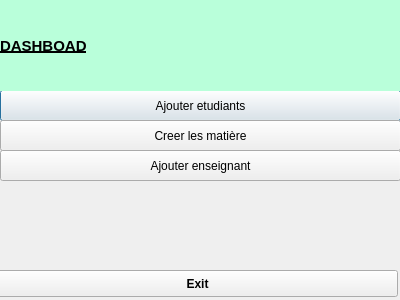
<?xml version="1.0" encoding="UTF-8"?>
<ui version="4.0">
 <class>AdminPage</class>
 <widget class="QDialog" name="AdminPage">
  <property name="geometry">
   <rect>
    <x>0</x>
    <y>0</y>
    <width>400</width>
    <height>300</height>
   </rect>
  </property>
  <property name="windowTitle">
   <string>Dialog</string>
  </property>
  <widget class="QPushButton" name="add_etudiant">
   <property name="geometry">
    <rect>
     <x>0</x>
     <y>90</y>
     <width>401</width>
     <height>31</height>
    </rect>
   </property>
   <property name="font">
    <font>
     <pointsize>9</pointsize>
     <weight>50</weight>
     <bold>false</bold>
    </font>
   </property>
   <property name="text">
    <string>Ajouter etudiants</string>
   </property>
  </widget>
  <widget class="QPushButton" name="exit">
   <property name="geometry">
    <rect>
     <x>-3</x>
     <y>270</y>
     <width>401</width>
     <height>27</height>
    </rect>
   </property>
   <property name="font">
    <font>
     <weight>75</weight>
     <bold>true</bold>
    </font>
   </property>
   <property name="text">
    <string>Exit</string>
   </property>
  </widget>
  <widget class="QPushButton" name="add_enseignant">
   <property name="geometry">
    <rect>
     <x>0</x>
     <y>150</y>
     <width>401</width>
     <height>31</height>
    </rect>
   </property>
   <property name="font">
    <font>
     <pointsize>9</pointsize>
    </font>
   </property>
   <property name="text">
    <string>Ajouter enseignant</string>
   </property>
  </widget>
  <widget class="QPushButton" name="createMatiere">
   <property name="geometry">
    <rect>
     <x>0</x>
     <y>120</y>
     <width>401</width>
     <height>31</height>
    </rect>
   </property>
   <property name="text">
    <string>Creer les matière</string>
   </property>
  </widget>
  <widget class="QLabel" name="label">
   <property name="geometry">
    <rect>
     <x>0</x>
     <y>0</y>
     <width>401</width>
     <height>91</height>
    </rect>
   </property>
   <property name="font">
    <font>
     <pointsize>11</pointsize>
     <weight>75</weight>
     <italic>false</italic>
     <bold>true</bold>
     <underline>true</underline>
    </font>
   </property>
   <property name="styleSheet">
    <string notr="true">background:rgb(185, 255, 218)</string>
   </property>
   <property name="text">
    <string>DASHBOAD</string>
   </property>
  </widget>
 </widget>
 <resources/>
 <connections/>
</ui>
